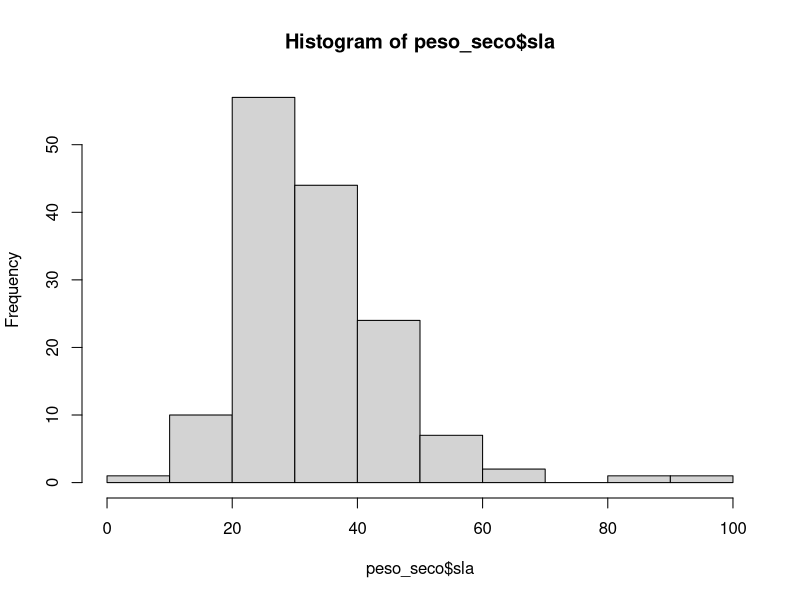
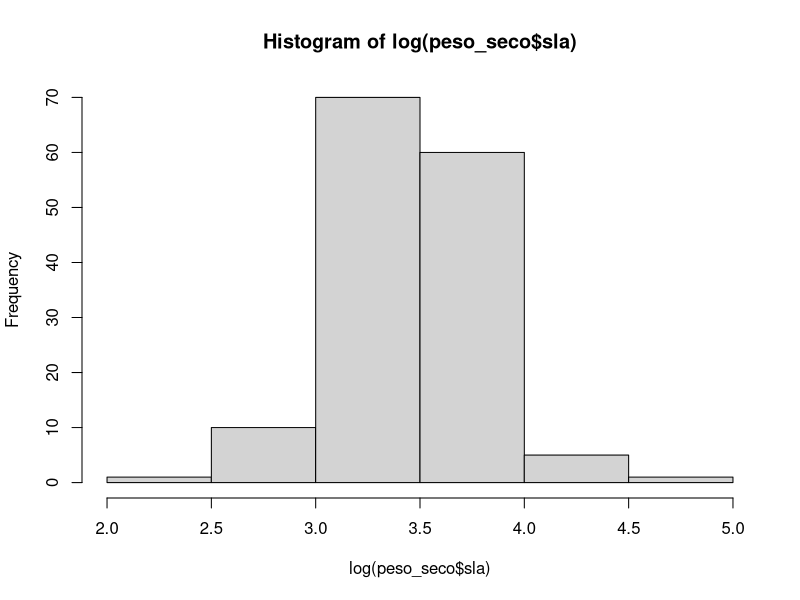
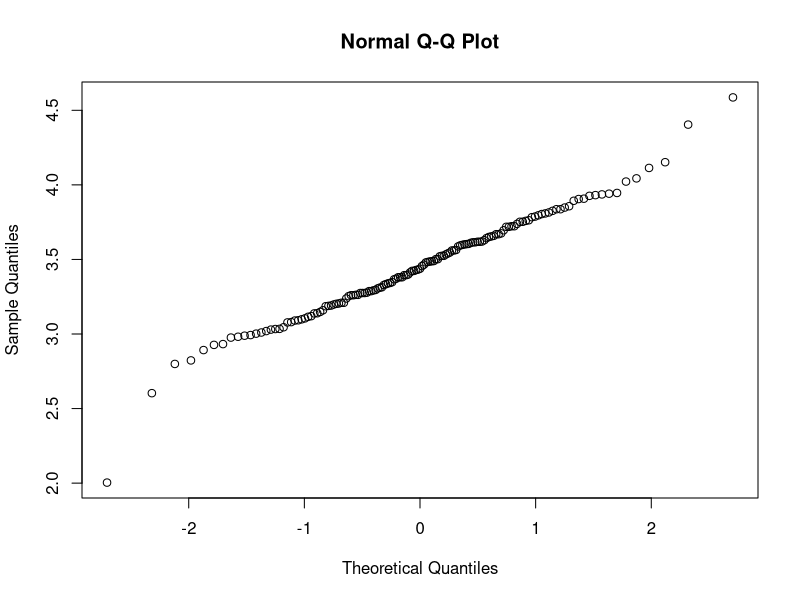
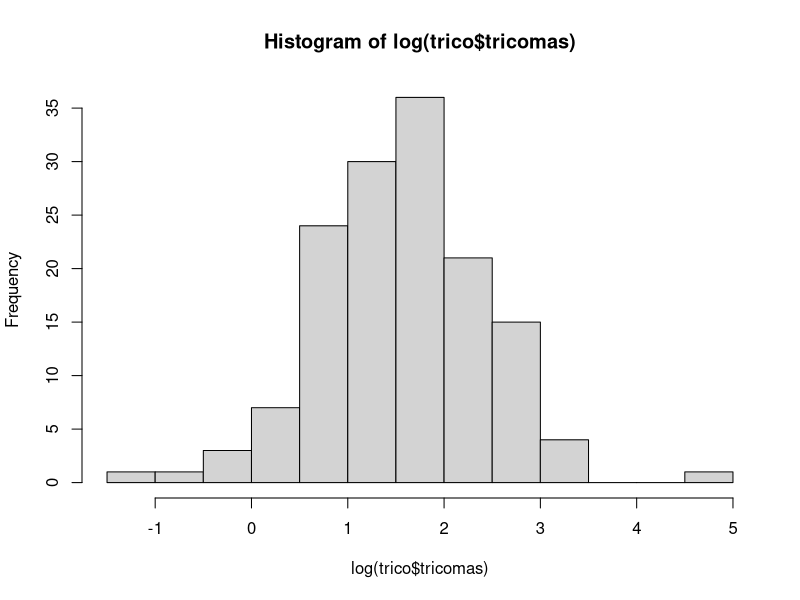
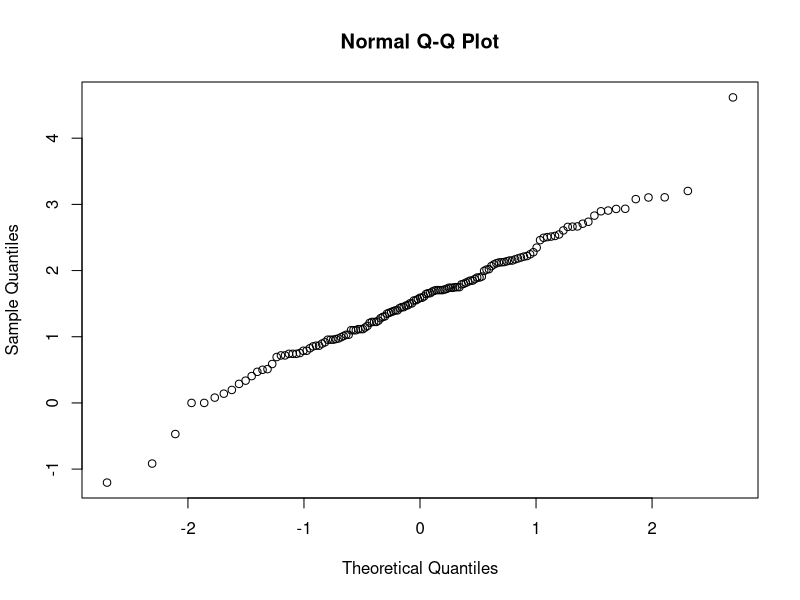
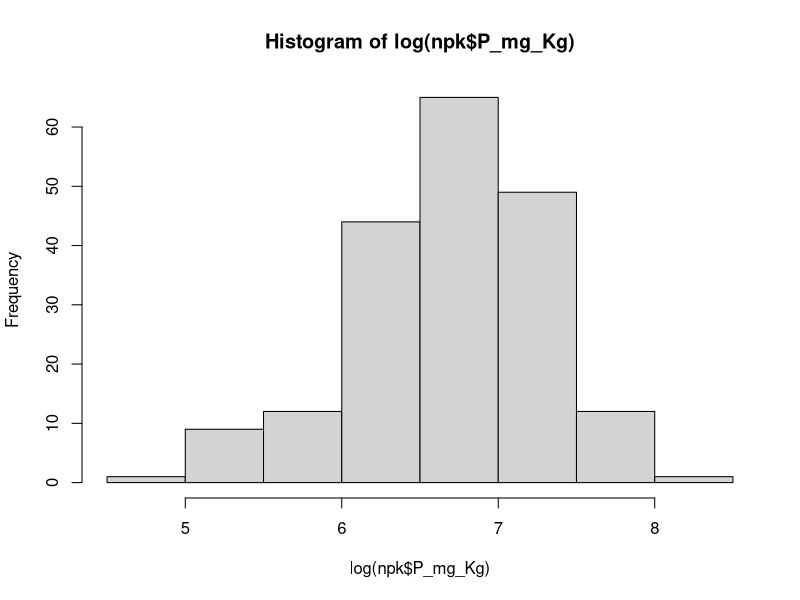
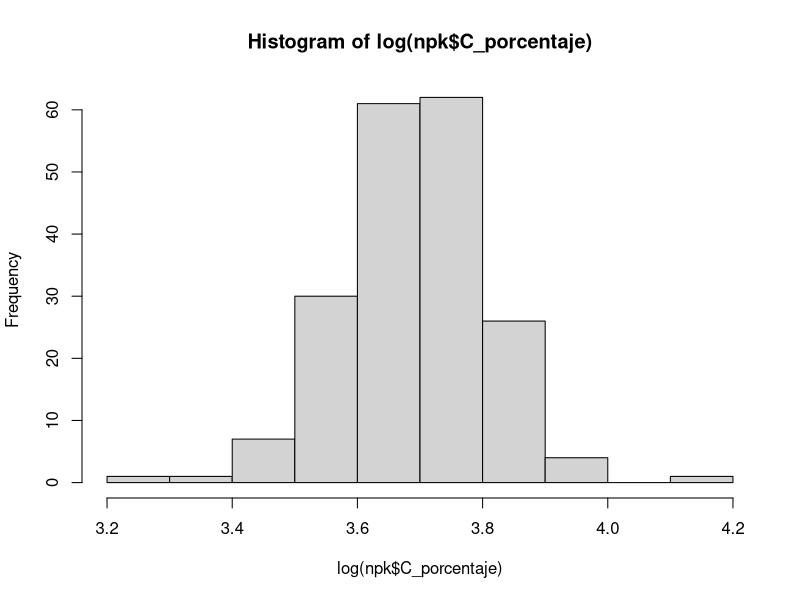
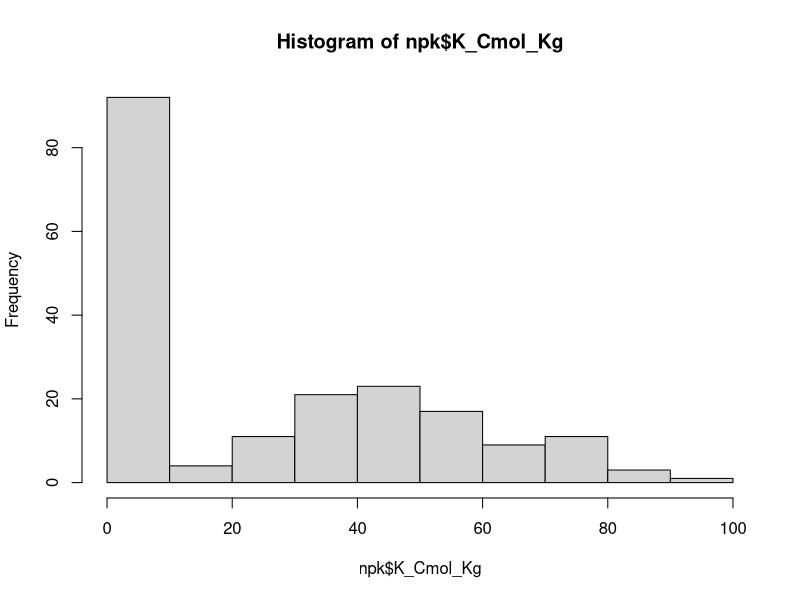

Here is the R script that generated these plots, in order: (Note: this script raises an error after producing the figures.)

# Cargar bases

#getwd()

if(!require(tidyverse)){install.packages("tidyverse")}; library(tidyverse)
library(corrplot)
library(lmtest)
### es una funcion util para instalar y cargar paketes que se pueden necesitar o no. 

peso_seco <- read.csv("./db/peso_seco.csv", colClasses = c("ciudad"="factor", "ambiente"="factor", "sitio"="factor", "parche"="factor"))

#tricomas <- read.csv("./db/tricomas.csv") #esta base se modificó y mas adelante se abre la version que sirve para este script
npk <- read.csv(file = './db/npk.csv', colClasses = c("ciudad"="factor", "ambiente"="factor", "sitio"="factor", "parche"="factor"))


#################################################################################
###############  PROBANDO GRAFICAS EN R  ########################################
#################################################################################

## PESO SECO generales
#head(peso_seco)
#peso_seco %>% count(ID)
#summary(peso_seco)
hist(peso_seco$sla) ### así queda con distribución sesgada
hist(log(peso_seco$sla)) ### así queda con distribucion normal
qqnorm(log(peso_seco$sla))

## TRICOMAS
#head(tricomas)
#tricomas %>% count(ID)
#summary(tricomas)

#tricomas %>% 
#  group_by(ID, ciudad, ambiente) %>% 
#  summarise(mean_trico = mean(leafMean, na.rm = T))

#write.table(
#  mean_trico, "./db/prom_tricomas.csv", 
#  sep = ",", 
#  col.names = T, row.names = F)

trico <- read.csv("./db/prom_tricomas.csv", colClasses = c("ciudad"="factor", "ambiente"="factor"))
str(trico)
hist(log(trico$tricomas)) #con log queda menos sesgada la distribucion
qqnorm(log(trico$tricomas))

### fuente https://www.youtube.com/watch?v=BffAQZzbBms&t=3873s

## NPK generales
#head(npk)
#npk %>% count(ID)
#summary(npk)
hist(log(npk$P_mg_Kg))
hist(log(npk$C_porcentaje))
hist(npk$K_Cmol_Kg)
hist(npk$N_porcentaje)

qqnorm(npk$C_porcentaje)
qqnorm(npk$N_porcentaje)


########## Gráfica de dispersión ##########

plot(log(peso_seco$sla), prom_tri$tricomas)
plot(npk$C_porcentaje, log(peso_seco$sla))
plot(npk$N_porcentaje, log(peso_seco$sla))


####################  GRAFICO DE CORRELACIONES  ############################### 
# https://cran.r-project.org/web/packages/corrplot/vignettes/corrplot-intro.html

cap1 <- read.csv("./db/cap1_str.csv", colClasses = c("ciudad"="factor", "ambiente"="factor", "sitio"="factor", "parche"="factor"))
c1<-cor(cap1[,13:18], use = "complete.obs")
c1
corrplot(c1, method = "number")  # si está muy bajito el color de los numeros, quitar method

######################################
########## Linear Regresion ##########
######################################

# regresion lineal <- dependiente (cuantitativa continua); independiente (mixtas)
# objetivo: predecir la variable depediente Y en funcion de un conjunto de variables independientes Xj
# funcion liga <- identidad, gaussiana
# requisito de normalidad es en los residuos: que el modelo se equivoque de forma predecible
# residuo: (error) Y-y


m_a <- lm(log(peso_seco$sla)~ peso_seco$ambiente)
summary(m_a)
# residuals: la mediana está cerca del cero, parece que el cuartil 1 y 3 estan equidistantes.
# el modelo tiene intercepto (por eso salio significativo, lo cual es importante si me interesa hacer un modelo predictivo)
# las diferencias entre ambientes son significativas (p>0.001)
# 15% de la variabilidad del sla se explica por el ambienteu (Multiple R-squared:  0.1559).
# F-statistic: 26.79 on 1 and 145 DF,  p-value: 7.443e-07

#NOTAS sobre lm
# Residual standard error: 0.3213 (la variabilidad que no predice el modelo)
# R^2<-variabilidad explicada por el modelo / variabilidad total
# Multiple R-squared:  0.1559 (la ajustada es para mas de una predictora)
# Para interpretar más fácil : 0.1559*100= 15.59% de variabilidad explicada por el modelo
# el estadistico F (o prueba de hipótesis) dice si la variailidad de grupos es mayor que
# la variabilidad intragrupos.

# EJERCICIO: Predecir un valor de sla para una planta con sla de 20
m_a #coeficientes: intercept 3.3045; ambienteu 0.2746
# beta0 es el intercepto
# beta1 es el coeficiente de mi primer variable independiente, que en este caso es ambienteu
# siguiendo el modelo y=beta1*x1+beta0 :
#sla_20<- 0.2746*20+3.3045
#sla_20 Me sale 8.7, pero no tiene ningun sentido, tendría que predecir a que categoria pertenece ese tamaño de sla...

anova(m_a)
#anova descompone la variabilidad, por ejemplo la var que predice el valor de sla
# y la que no predice (variabilidad residual; residual standard error)

confint(m_a) # da los intervalos de confianza del beta0 y beta1.
# En summary obtenemos los valores de beta cuando los predictores son cero. beta0 es igual a Y cuando x1 es 0
#nd<-data.frame(peso_seco$sla = c(70,90))
#nd
#predict(m_a, newdata = nd)
# esta funcion predice valores de la variable de respuesta de una manera más 
# precisa para cualquier tipo de modelo, pero no me salió.


########## Modelo de regresión múltiple ##########

?glm # regresion lineal, logistica, gaussiana, binomial...

m_ac <- lm(sla ~ ambiente+ciudad, data = peso_seco)
m_ac
summary(m_ac)
# mediana negativa, q 1 y 3 no son equidistantes
# coeficiente beta para ambienteU y para ciudadcam 
# ambienteU, ciudadCam, estadísticamente significativo con un alfa de 0.001
# Adjusted R-squared:  0.2153 
# F-statistic: 9.011, p-value: 1.883e-07

########### Contribuira mucho la var. ciudad o no? Comparar modelos con anova #####

anova(m_a, m_ac) # deberia dar una tabla de analisis de varianza comparando modelos. NO ME SALE.
# está comparando si la diferencia en la suma de cuadrados es estadisticamente 
# significativa. El modelo que sale significativo es mejor que el otro en términos de 
# disminucion de l suma de cuadrados.


########## Comparación de modelos ################

# AIC Criterio de informacion de Akaike - penaliza por # de variables
# BIC Criterio de informacion Bayesian de Schwartz - penaliza por num
# de variables y por num de muestra. Entre mas pequeño, indica un mejor modelo
# Estos valores tienen sentido cuando se contrastan

delta.AIC<- AIC(m_a)-AIC(m_ac)
delta.AIC
delta.BIC<- BIC(m_a)-BIC(m_ac)
delta.BIC

############ Validacion de supuestos ###############

#  Supuestos sobre los predictores
## 1. linealidad entre y y xj
## 2. Ausencia de muticolinealidad (matriz de diseño de rango completo)


#  Supuestos sobre los errores 
## 1. Varianza constante (Homocedasticidad; que el modelo se equivoque igual para valores altos o bajos)
## 2. Normalidad conjunta (de los errores)
## 3. Independencia de los errores 






